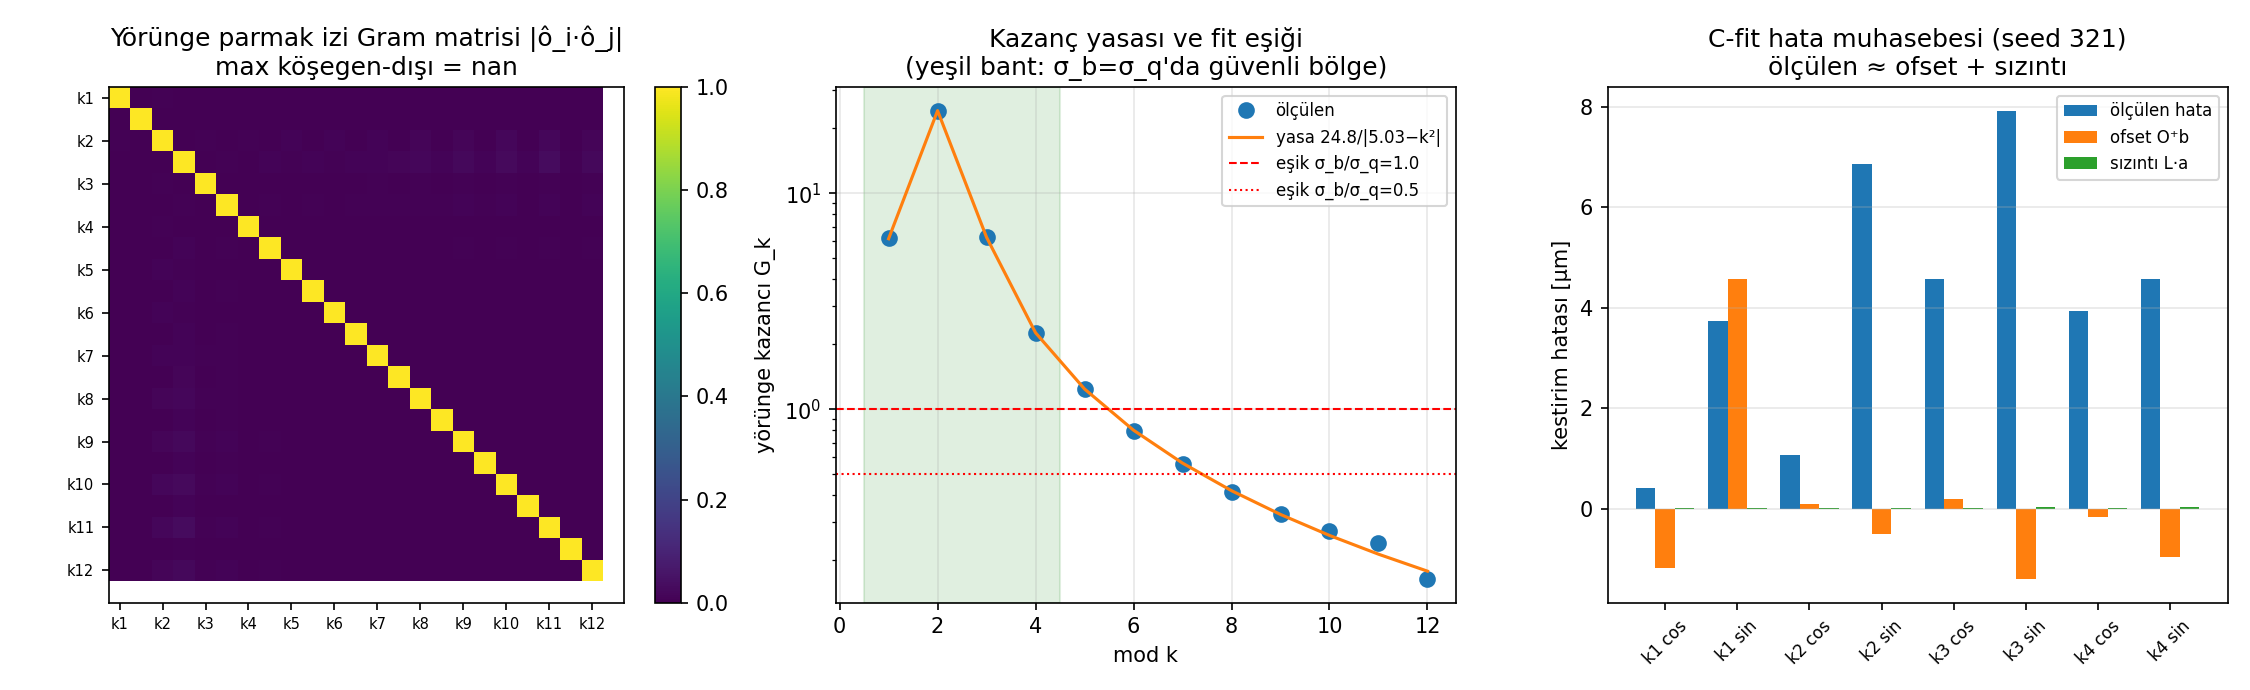

The Python source for this figure:
#!/usr/bin/env python3
"""test_orbit_mode_correlation.py — Yörünge uzayında mod korelasyon yapısı.

SORU (kullanıcı): "k modları ile sahte EDM ilişkisini gösteren grafik
modların korelasyonunu göstermiyordu. Korelasyon bilgisini elde etmenin
bir yolu var mı? Belki o zaman fit'i neden 4'te kesmemiz gerektiğini
anlarız."

YANITLANAN ÜÇ ŞEY:
  1. GRAM MATRİSİ: 24 mod düğmesinin (k=1..12 × cos/sin) yörünge parmak
     izleri arasındaki korelasyon C_ij = ô_i·ô_j. Köşegene yakınsa LSQ
     modları temiz ayırır → fit kesiminin nedeni korelasyon DEĞİLDİR.
  2. SIZINTI: fit dışı modların gerçek içeriği, fit edilen kestirimlere
     ne kadar sızar? L = O_fit⁺ · O_dışı  (kestirim hatasının ofset-dışı
     bileşeni).
  3. EŞİK: kazanç yasası G_k = C/|Q²−k²| k=7..12'de de geçerli mi?
     (§12.12'deki yasa k≤6'ya oturtulmuştu — burada ÖNGÖRÜ test edilir.)
     Fit kesimi G_k > σ_b/σ_q eşiğinden gelir; korelasyondan değil.

Ek simülasyon: ref + k=7..12 × cos/sin = 13 yörünge koşumu (t2=1ms).
k=1..6 kalibrasyonu test_orbit_trim.json'dan yeniden kullanılır.

Çıktı: test_orbit_mode_correlation.json, test_orbit_mode_correlation.png
"""

import json
import os
import sys
import time

import matplotlib
matplotlib.use("Agg")
import matplotlib.pyplot as plt
import multiprocessing as mp
import numpy as np

BASE = os.path.dirname(os.path.abspath(__file__))
os.chdir(BASE)
sys.path.insert(0, BASE)

from test_orbit_trim import (_worker, mode_vec_pair, spektrum,
                             T2, PATTERN_RMS, OFFSET_RMS,
                             PATTERN_SEED, OFFSET_SEED, A_CAL)

K_EXT = [7, 8, 9, 10, 11, 12]    # kalibrasyona eklenen modlar
# §12.12'de k=1..6'ya oturtulan yasa — k=7..12 için saf öngörü
LAW_C, LAW_Q2 = 24.8, 5.03


def main():
    t0 = time.time()
    with open("params.json") as fh:
        config = json.load(fh)
    from false_edm_mode_scan import setup_fields
    fields, *_ = setup_fields(config)
    n_q     = 2 * int(fields.nFODO)
    antisym = config.get("smooth_antisym_fodo", True)
    ctx     = mp.get_context("spawn")
    nw      = mp.cpu_count()

    # Mevcut kalibrasyon (k=1..6)
    with open("test_orbit_trim.json") as fh:
        prev = json.load(fh)
    O_low = np.array(prev["O_matrisi"])              # [48×12]
    names_low = list(prev["kazanclar"].keys())

    # ── k=7..12 kalibrasyon koşumları ───────────────────────────────────────
    tasks = [("ref", np.zeros(n_q).tolist(), "orbit", T2, 10)]
    for k in K_EXT:
        c, s = mode_vec_pair(n_q, k, antisym)
        tasks.append((f"o{k}c", (A_CAL*c).tolist(), "orbit", T2, 10))
        tasks.append((f"o{k}s", (A_CAL*s).tolist(), "orbit", T2, 10))
    print(f"{len(tasks)} yörünge simülasyonu ({nw} işçi)...")
    with ctx.Pool(processes=min(nw, len(tasks))) as pool:
        res = dict(pool.map(_worker, tasks))

    y_ref = np.asarray(res["ref"])
    O_cols, names_ext = [], []
    for k in K_EXT:
        for ph, tag in (("cos", "c"), ("sin", "s")):
            O_cols.append((np.asarray(res[f"o{k}{tag}"]) - y_ref) / A_CAL)
            names_ext.append(f"k{k} {ph}")
    O_ext = np.column_stack(O_cols)                  # [48×12]
    O_all = np.hstack([O_low, O_ext])                # [48×24]
    names = names_low + names_ext

    # ── 1. Kazanç yasası testi (k=7..12 öngörüsü) ───────────────────────────
    gains = np.sqrt(np.mean(O_all**2, axis=0))
    print(f"\n{'─'*56}")
    print("Kazanç yasası G_k = 24.8/|5.03−k²| — k=7..12 ÖNGÖRÜ testi")
    print(f"{'─'*56}")
    print(f"{'k':>4} {'ölçülen':>9} {'yasa':>9} {'sapma %':>8}")
    gain_by_k = {}
    for k in range(1, 13):
        i = names.index(f"k{k} cos")
        g_meas = 0.5*(gains[i] + gains[i+1])
        g_law  = LAW_C / abs(LAW_Q2 - k**2)
        gain_by_k[k] = (g_meas, g_law)
        print(f"{k:>4} {g_meas:>9.3f} {g_law:>9.3f} {100*(g_law/g_meas-1):>+8.1f}")

    # ── 2. Gram (korelasyon) matrisi ────────────────────────────────────────
    O_hat = O_all / np.linalg.norm(O_all, axis=0)
    G = O_hat.T @ O_hat                              # [24×24]
    off = G - np.diag(np.diag(G))
    print(f"\nGram matrisi: max |köşegen-dışı| = {np.abs(off).max():.3f}")
    # k≤6 (fit adayları) bloğu içinde:
    off_low = np.abs(off[:12, :12]).max()
    print(f"  k≤6 bloğu içinde max: {off_low:.3f}")

    # ── 3. Sızıntı: fit dışı içerik → fit kestirimi ─────────────────────────
    # C fiti (k=1..4 → ilk 8 sütun)
    O_C = O_all[:, :8]
    O_rest = O_all[:, 8:]
    L = np.linalg.pinv(O_C) @ O_rest                 # [8×16]
    print(f"\nSızıntı matrisi L = O_C⁺·O_dışı: max |L| = {np.abs(L).max():.3f}")

    # Seed=321 deseni için hata muhasebesi: kestirim hatası ≈ O⁺b + L·a_dışı
    P = np.random.default_rng(PATTERN_SEED).standard_normal(n_q) * PATTERN_RMS
    b = np.random.default_rng(OFFSET_SEED).standard_normal(n_q) * OFFSET_RMS
    spec, by_k = spektrum(P, n_q, antisym)
    a_rest = []
    for k in range(5, 13):
        a_rest.append(by_k[k].get('cos', 0.0))
        a_rest.append(by_k[k].get('sin', 0.0))
    a_rest = np.array(a_rest)

    eps_ofs  = np.linalg.pinv(O_C) @ b               # ofset yanlılığı
    eps_leak = L @ a_rest                            # mod sızıntısı
    eps_meas = np.array([prev["varyantlar"]["C"]["kestirim_hata_um"][nm]
                         for nm in names[:8]]) * 1e-6
    print(f"\n{'─'*72}")
    print("C-fit kestirim hatası muhasebesi [μm] (seed 321/777)")
    print(f"{'─'*72}")
    print(f"{'düğme':>9} {'ölçülen':>9} {'ofset O⁺b':>10} {'sızıntı L·a':>12} {'toplam':>9}")
    for i, nm in enumerate(names[:8]):
        print(f"{nm:>9} {eps_meas[i]*1e6:>9.2f} {eps_ofs[i]*1e6:>10.2f} "
              f"{eps_leak[i]*1e6:>12.2f} {(eps_ofs[i]+eps_leak[i])*1e6:>9.2f}")

    out = {"_aciklama": "Yörünge uzayında mod korelasyonu, sızıntı ve "
                        "kazanç yasası k=7..12 doğrulaması",
           "kazanc_olculen": {k: v[0] for k, v in gain_by_k.items()},
           "kazanc_yasa":    {k: v[1] for k, v in gain_by_k.items()},
           "gram_max_offdiag": float(np.abs(off).max()),
           "gram_max_offdiag_k6blok": float(off_low),
           "sizinti_max": float(np.abs(L).max()),
           "muhasebe_um": {names[i]: {"olculen": float(eps_meas[i]*1e6),
                                      "ofset": float(eps_ofs[i]*1e6),
                                      "sizinti": float(eps_leak[i]*1e6)}
                           for i in range(8)},
           "O_ext": O_ext.tolist(), "names": names}
    with open("test_orbit_mode_correlation.json", "w") as fh:
        json.dump(out, fh, indent=2, ensure_ascii=False)
    print("\nKaydedildi: test_orbit_mode_correlation.json")

    # ── Figür: 3 panel ──────────────────────────────────────────────────────
    fig = plt.figure(figsize=(15, 4.6))

    ax1 = fig.add_subplot(1, 3, 1)
    im = ax1.imshow(np.abs(G), cmap="viridis", vmin=0, vmax=1)
    ax1.set_xticks(range(0, 24, 2))
    ax1.set_xticklabels([f"k{k}" for k in range(1, 13)], fontsize=7)
    ax1.set_yticks(range(0, 24, 2))
    ax1.set_yticklabels([f"k{k}" for k in range(1, 13)], fontsize=7)
    ax1.set_title(f"Yörünge parmak izi Gram matrisi |ô_i·ô_j|\n"
                  f"max köşegen-dışı = {np.abs(off).max():.2f}")
    plt.colorbar(im, ax=ax1, fraction=0.046)

    ax2 = fig.add_subplot(1, 3, 2)
    ks = np.arange(1, 13)
    g_meas = [gain_by_k[k][0] for k in ks]
    g_law  = [gain_by_k[k][1] for k in ks]
    ax2.semilogy(ks, g_meas, "o", label="ölçülen", ms=7)
    ax2.semilogy(ks, g_law, "-", label="yasa 24.8/|5.03−k²|")
    for ratio, ls in ((1.0, "--"), (0.5, ":")):
        ax2.axhline(ratio, color="r", ls=ls, lw=1,
                    label=f"eşik σ_b/σ_q={ratio}")
    ax2.axvspan(0.5, 4.5, alpha=0.12, color="g")
    ax2.set_xlabel("mod k")
    ax2.set_ylabel("yörünge kazancı G_k")
    ax2.set_title("Kazanç yasası ve fit eşiği\n(yeşil bant: σ_b=σ_q'da güvenli bölge)")
    ax2.legend(fontsize=8)
    ax2.grid(alpha=0.3)

    ax3 = fig.add_subplot(1, 3, 3)
    xi = np.arange(8)
    w = 0.27
    ax3.bar(xi - w, eps_meas*1e6, w, label="ölçülen hata")
    ax3.bar(xi,      eps_ofs*1e6,  w, label="ofset O⁺b")
    ax3.bar(xi + w,  eps_leak*1e6, w, label="sızıntı L·a")
    ax3.set_xticks(xi)
    ax3.set_xticklabels(names[:8], rotation=45, fontsize=8)
    ax3.set_ylabel("kestirim hatası [μm]")
    ax3.set_title("C-fit hata muhasebesi (seed 321)\nölçülen ≈ ofset + sızıntı")
    ax3.legend(fontsize=8)
    ax3.grid(alpha=0.3, axis="y")

    plt.tight_layout()
    plt.savefig("test_orbit_mode_correlation.png", dpi=150)
    print("Figür: test_orbit_mode_correlation.png")
    print(f"Toplam süre: {(time.time()-t0)/60:.1f} dk")


if __name__ == "__main__":
    main()
